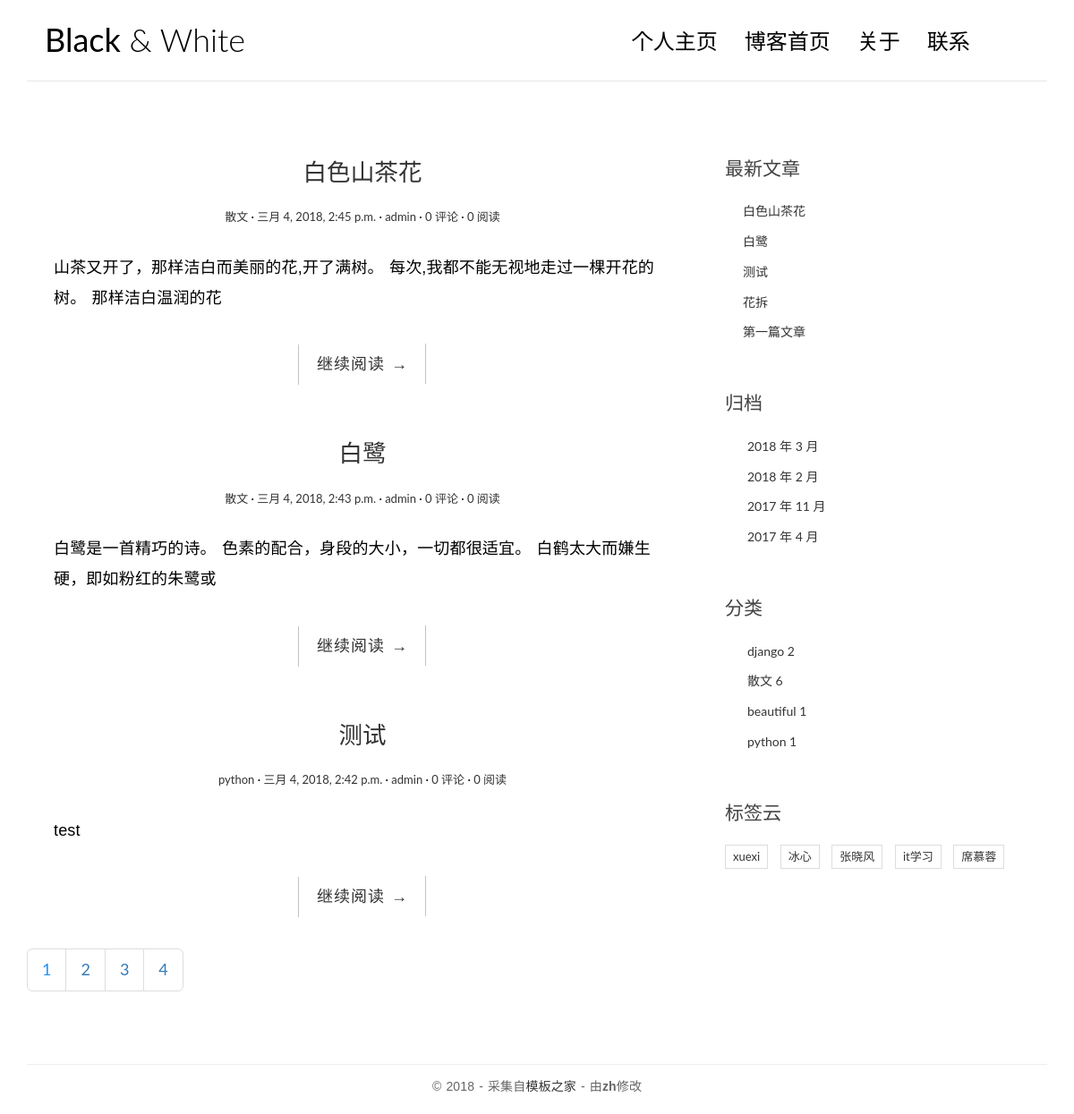
Screenshot of /blog/ with the database file from the repository.
### apps/blog/models.py (models this page shows, shortened)
class Post(models.Model):
    title = models.CharField(max_length=70)
    body = models.TextField()
    created_time = models.DateTimeField()
    modified_time = models.DateTimeField()
    excerpt = models.CharField(max_length=200, blank=True) #文章摘要
    category = models.ForeignKey(Category)
    tags = models.ManyToManyField(Tag, blank=True)
    author = models.ForeignKey(User)
    views = models.PositiveIntegerField(default=0)
    class Meta:
        ordering = ['-created_time']

class Category(models.Model):
    name = models.CharField(max_length=100)

class Tag(models.Model):
    name = models.CharField(max_length=100)

### apps/blog/views.py (the view)
class INdexView(ListView):
    model = Post
    template_name = 'blog/index.html'
    context_object_name = 'post_list'
    paginate_by = 3
    def get_context_data(self, **kwargs):
        context = super().get_context_data(**kwargs)
        paginator = context.get('paginator')
        page = context.get('page_obj')
        is_paginated = context.get('is_paginated')
        pagination_data = self.pagination_data(paginator, page, is_paginated)
        context.update(pagination_data)
        return context
    def pagination_data(self, paginator, page, is_paginated):
        if not is_paginated:
            return {}
        left_has_more = False
        right_has_more = False
        first = False
        last = False
        page_number = page.number
        total_pages = paginator.num_pages
        page_range = paginator.page_range
        right = page_range[page_number:page_number + 2]
        left = page_range[(page_number - 3) if (page_number - 3) > 0 else 0:page_number - 1]
        if right:
            if right[-1] < total_pages - 1:
                right_has_more = True
            if right[-1] < total_pages:
                last = True
        if left:
            if left[0] > 2:
                left_has_more = True
            if left[0] > 1:
                first = True
        data = {
            'left': left,
            'right': right,
            'left_has_more': left_has_more,
            'right_has_more': right_has_more,
            'first': first,
            'last': last,
        }
        return data

### apps/blog/templatetags/blog_tags.py (called while the page is built)
@register.simple_tag
def get_recent_posts(num=5):
    return Post.objects.all()[:num]

@register.simple_tag
def archives():
    return Post.objects.dates('created_time', 'month', order='DESC')

@register.simple_tag
def get_categories():
    return Category.objects.all()

@register.simple_tag
def get_tags():
    return Tag.objects.all()

### templates/blog/index.html (shortened to what this page needs)
{% extends 'blog/base.html' %}
{% block main %}
     {% for post in post_list %}
        <article class="post post-{{ post.pk }}">
            <header class="entry-header">
            <h1 class="entry-title">
                <a href="{% url 'blog:detail' post.pk %}">{{ post.title }}</a>
            </h1>
            <div class="entry-meta">
                <span class="post-category"><a href="{% url 'blog:category' post.category.pk %}">{{ post.category.name }}</a></span>
                <span class="post-date"><a href="{% url 'blog:archives' post.created_time.year post.created_time.month %}"><time class="entry-date"
                                                          datetime="{{ post.created_time }}">{{ post.created_time }}</time></a></span>
                <span class="post-author"><a href="#">{{ post.author }}</a></span>
                <span class="comments-link"><a href="{% url 'comments:post_comment' post.pk %}">{{ post.comment_set.count }} 评论</a></span>
                <span class="views-count"><a href="{% url 'blog:detail' post.pk %}">{{ post.views }} 阅读</a></span>
            </div>
        </header>
            <div class="entry-content clearfix">
                <p>{{ post.excerpt }}</p>
            <div class="read-more cl-effect-14">
                <a href="{% url 'blog:detail' post.pk %}" class="more-link">继续阅读 <span class="meta-nav">→</span></a>
            </div>
            </div>
        </article>
    {% empty %}
        <div class="no-post">暂时还没有发布的文章!</div>
    {% endfor %}
    {% if is_paginated %}
    <nav aria-label="Page navigation">
      <ul class="pagination pagination-lg">
            <li><a href="?page={{ page_obj.number }}" style="color:dodgerblue">{{ page_obj.number }}</a></li>
        {% if right %}
            {% for i in right %}
                <li><a href="?page={{ i }}">{{ i }}</a></li>
            {% endfor %}
        {% endif %}
        {% if last %}
            <li><a href="?page={{ paginator.num_pages }}">{{ paginator.num_pages }}</a></li>
        {% endif %}
      </ul>
    </nav>
    {% endif %}
{% endblock %}

### templates/blog/base.html (shortened to what this page needs)
{% load staticfiles %}
{% load blog_tags %}
<!DOCTYPE html>
<html>
<head>
    <link rel="stylesheet" href="{% static 'blog/css/bootstrap.min.css' %}">
    <link rel="stylesheet" href="http://code.ionicframework.com/ionicons/2.0.1/css/ionicons.min.css">
    <link rel="stylesheet" href="{% static 'blog/css/pace.css' %}">
    <link rel="stylesheet" href="{% static 'blog/css/custom.css' %}">
    <link rel="stylesheet" href="{% static 'blog/css/highlights/github.css' %}">
</head>
<body>
<div class="container">
    <header id="site-header">
        <div class="row">
            <div class="col-md-4 col-sm-5 col-xs-8">
                <div class="logo">
                    <h1><a href="{% url 'blog:index' %}"><b>Black</b> &amp; White</a></h1>
                </div>
            </div>
            <div class="col-md-8 col-sm-7 col-xs-4">
                <nav class="main-nav" role="navigation">
                    <div class="collapse navbar-collapse" id="bs-example-navbar-collapse-1">
                        <ul class="nav navbar-nav navbar-right">
                            <li class="cl-effect-11"><a href="{% url 'main_app:home' %}" data-hover="个人主页">个人主页</a></li>
                            <li class="cl-effect-11"><a href="{% url 'blog:index' %}" data-hover="博客首页">博客首页</a></li>
                            <li class="cl-effect-11"><a href="{% url 'blog:about' %}" data-hover="关于">关于</a></li>
                            <li class="cl-effect-11"><a href="{% url 'blog:about' %}" data-hover="联系">联系</a></li>
                        </ul>
                    </div>
                </nav>
            </div>
        </div>
    </header>
</div>
<div class="content-body">
    <div class="container">
        <div class="row">
            <main class="col-md-8">
                {% block main %}
                {% endblock main %}
            </main>
            <aside class="col-md-4">
                <div class="widget widget-recent-posts">
                    <h3 class="widget-title">最新文章</h3>
                    {% get_recent_posts as recent_post_list %}
                    <ul>
                        {% for post in recent_post_list %}
                        <li>
                            <a href="{% url 'blog:detail' post.pk %}">{{ post.title }}</a>
                        </li>
                        {% empty %}
                        暂无文章!
                        {% endfor %}
                    </ul>
                </div>
                <div class="widget widget-archives">
                    <h3 class="widget-title">归档</h3>
                    {% archives as date_list %}
                    <ul>
                        {% for date in date_list %}
                        <li>
                            <a href="{% url 'blog:archives' date.year date.month %}">{{ date.year }} 年 {{ date.month }} 月</a>
                        </li>
                        {% endfor %}
                    </ul>
                </div>
                <div class="widget widget-category">
                    <h3 class="widget-title">分类</h3>
                    {% get_categories as category_list %}
                    <ul>
                        {% for category in category_list %}
                        <li>
                            <a href="{% url 'blog:category' category.pk %}">{{ category.name }} <span class="post-count">{{ category.post_set.count }}</span></a>
                        </li>
                        {% empty %}
                        暂无分类!
                        {% endfor %}
                    </ul>
                </div>
                <div class="widget widget-tag-cloud">
                    <h3 class="widget-title">标签云</h3>
                    {% get_tags as tag_list %}
                    <ul>
                        {% for tag in tag_list %}
                        <li>
                            <a href="{% url 'blog:tag' tag.pk %}">{{ tag.name }}</a>
                        </li>
                        {% empty %}
                        暂无标签!
                        {% endfor %}
                    </ul>
                </div>
            </aside>
        </div>
    </div>
</div>
<footer id="site-footer">
    <div class="container">
        <div class="row">
            <div class="col-md-12">
                <p class="copyright">&copy 2018 - 采集自<a href="http://www.cssmoban.com/"
                                                        target="_blank" >模板之家</a>
                    - 由<strong>zh</strong>修改
                </p>
            </div>
        </div>
    </div>
</footer>
</body>
</html>

### static/blog/css/custom.css (style rules this page uses)
* { outline: none; }
h1, h2, h3, h4, h5, h6 { margin-top: 0; }
b { font-weight: 400; }
a { color: #333; }
body { color: #444; font-family: 'Lato', sans-serif; }
p { font-family: 'Ubuntu', sans-serif; font-weight: 400; word-spacing: 1px; letter-spacing: 0.01em; }
#site-header { background-color: #FFF; padding: 25px 20px; margin-bottom: 40px; border-bottom: 1px solid #e7e7e7; }
.logo h1 a { color: #000; }
.logo h1 { margin: 0; font-family: 'Lato', sans-serif; font-weight: 300; }
.main-nav { margin-top: 11px; max-width: 95%; }
.main-nav a { color: #000000 !important; padding: 0 0 5px 0 !important; margin-right: 30px; font-family: 'Lato', sans-serif; font-weight: 300; font-size: 24px; }
.cl-effect-11 a { padding: 10px 0; color: #0972b4; text-shadow: none; }
.cl-effect-11 a::before { position: absolute; top: 0; left: 0; overflow: hidden; padding: 0 0 5px 0 !important; max-width: 0; border-bottom: 1px solid #000; color: #000; content: attr(data-hover); white-space: nowrap; -webkit-transition: max-width 0.5s; -moz-transition: max-width 0.5s; transition: max-width 0.5s; }
.content-body { padding-bottom: 4em; }
.post { background: #fff; padding: 30px 30px 0; }
.entry-title { text-align: center; font-size: 1.9em; margin-bottom: 20px; line-height: 1.6; padding: 10px 20px 0; }
.entry-meta { text-align: center; color: #DDDDDD; font-size: 13px; margin-bottom: 30px; }
.entry-content { font-size: 18px; line-height: 1.9; font-weight: 300; color: #000; }
.post-category::after, .post-date::after, .post-author::after, .comments-link::after { content: ' ·'; color: #000; }
.read-more { font-family: 'Ubuntu', sans-serif; font-weight: 400; word-spacing: 1px; letter-spacing: 0.01em; text-align: center; margin-top: 20px; }
.cl-effect-14 a { padding: 0 20px; height: 45px; line-height: 45px; position: relative; display: inline-block; margin: 15px 25px; letter-spacing: 1px; font-weight: 400; text-shadow: 0 0 1px rgba(255, 255, 255, 0.3); }
.cl-effect-14 a::before, .cl-effect-14 a::after { position: absolute; width: 45px; height: 1px; background: #C3C3C3; content: ''; -webkit-transition: all 0.3s; -moz-transition: all 0.3s; transition: all 0.3s; pointer-events: none; }
.cl-effect-14 a::before { top: 0; left: 0; -webkit-transform: rotate(90deg); -moz-transform: rotate(90deg); transform: rotate(90deg); -webkit-transform-origin: 0 0; -moz-transform-origin: 0 0; transform-origin: 0 0; }
.cl-effect-14 a::after { right: 0; bottom: 0; -webkit-transform: rotate(90deg); -moz-transform: rotate(90deg); transform: rotate(90deg); -webkit-transform-origin: 100% 0; -moz-transform-origin: 100% 0; transform-origin: 100% 0; }
.widget { background: #fff; padding: 30px 0 0; }
.widget-title { font-size: 1.5em; margin-bottom: 20px; line-height: 1.6; padding: 10px 0 0; font-weight: 400; }
.widget-recent-posts ul { padding: 0; margin: 0; padding-left: 20px; }
.widget-recent-posts ul li { list-style-type: none; position: relative; line-height: 170%; margin-bottom: 10px; }
.widget-recent-posts ul li::before { content: '\f3d3'; font-family: "Ionicons"; position: absolute; left: -17px; top: 3px; font-size: 16px; color: #000; }
.widget-archives ul { padding: 0; margin: 0; padding-left: 25px; }
.widget-archives ul li { list-style-type: none; position: relative; line-height: 170%; margin-bottom: 10px; }
.widget-archives ul li::before { content: '\f3f3'; font-family: "Ionicons"; position: absolute; left: -25px; top: 1px; font-size: 16px; color: #000; }
.widget-category ul { padding: 0; margin: 0; padding-left: 25px; }
.widget-category ul li { list-style-type: none; position: relative; line-height: 170%; margin-bottom: 10px; }
.widget-category ul li::before { content: '\f3fe'; font-family: "Ionicons"; position: absolute; left: -25px; top: 1px; font-size: 18px; color: #000; }
.widget-tag-cloud ul { padding: 0; margin: 0; margin-right: -10px; }
.widget-tag-cloud ul li { list-style-type: none; font-size: 13px; display: inline-block; margin-right: 10px; margin-bottom: 10px; padding: 3px 8px; border: 1px solid #ddd; }
#site-footer { padding-top: 10px; padding: 0 0 1.5em 0; }
.copyright { text-align: center; padding-top: 1em; margin: 0; border-top: 1px solid #eee; color: #666; }

### rows the page displays
Post: title "白色山茶花", category.name "散文", created_time "三月 4, 2018, 2:45 p.m.", author "admin", comment_set.count "0", views "0", excerpt "山茶又开了，那样洁白而美丽的花,开了满树。 每次,我都不能无视地走过一棵开花的树。 那样洁白温润的花"
Post: title "白鹭", category.name "散文", created_time "三月 4, 2018, 2:43 p.m.", author "admin", comment_set.count "0", views "0", excerpt "白鹭是一首精巧的诗。 色素的配合，身段的大小，一切都很适宜。 白鹤太大而嫌生硬，即如粉红的朱鹭或"
Post: title "测试", category.name "python", created_time "三月 4, 2018, 2:42 p.m.", author "admin", comment_set.count "0", views "0", excerpt "test"
Post: title "花拆"
Post: title "第一篇文章"
Category: name "django", post_set.count "2"
Category: name "散文", post_set.count "6"
Category: name "beautiful", post_set.count "1"
Category: name "python", post_set.count "1"
Tag: name "xuexi"
Tag: name "冰心"
Tag: name "张晓风"
Tag: name "it学习"
Tag: name "席慕蓉"

### other values shown
{{ page_obj.number }} "1"
{{ i }} "2" "3"
{{ paginator.num_pages }} "4"
{{ date.year }} "2018" "2018" "2017" "2017"
{{ date.month }} "3" "2" "11" "4"
